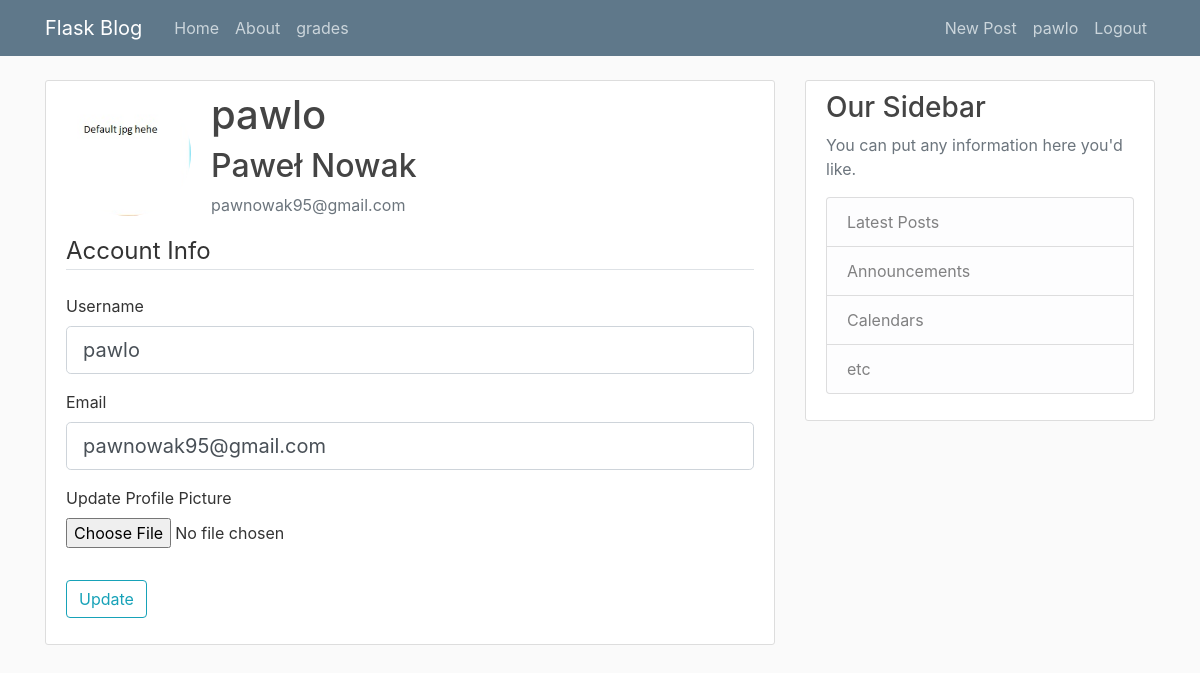
Page /account (signed in) on the committed database.
### flaskblog/models.py (models this page shows, shortened)
class User(db.Model, UserMixin):
    id = db.Column(db.Integer, primary_key=True)
    username = db.Column(db.String(20), unique=True, nullable=False)
    email = db.Column(db.String(120), unique=True, nullable=False)
    image_file = db.Column(db.String(20), nullable=False, default='default.jpg')
    password = db.Column(db.String(60), nullable=False)
    posts = db.relationship('Post', backref='author', lazy=True)
    first_name = db.Column(db.String(50), nullable=False)
    last_name = db.Column(db.String(50), nullable=False)

### flaskblog/routes.py (the view)
@app.route("/account", methods=['GET', 'POST'])
@login_required
def account():
    form = UpdateAccountForm()
    if form.validate_on_submit():
        if form.picture.data:
            picture_file = save_picture(form.picture.data)
            current_user.image_file = picture_file
        current_user.username = form.username.data
        current_user.email = form.email.data
        db.session.commit()
        flash('Your account has been updated!', 'success')
        return redirect(url_for('account'))
    elif request.method == 'GET':
        form.username.data = current_user.username
        form.email.data = current_user.email
    image_file = url_for('static', filename='profile_pics/' + current_user.image_file)
    return render_template('account.html', title='Account',
                           image_file=image_file, form=form)

### flaskblog/forms.py (shortened to what this page needs)
class UpdateAccountForm(FlaskForm):
    username = StringField('Username',
                           validators=[DataRequired(), Length(min=2, max=20)])
    email = StringField('Email',
                        validators=[DataRequired(), Email()])
    picture = FileField('Update Profile Picture', validators=[FileAllowed(['jpg', 'png'])])
    submit = SubmitField('Update')

### flaskblog/models.py (called while the page is built)
@login_manager.user_loader
def load_user(user_id):
    return User.query.get(int(user_id))

### flaskblog/templates/account.html (shortened to what this page needs)
{% extends "layout.html" %}
{% block content %}
    <div class="content-section">
        <div class="media">
          <img class="rounded-circle account-img" src=" {{ image_file }} ">
          <div class="media-body">
            <h1 class="account-heading">{{ current_user.username }}</h1>
            <h2>{{ current_user.first_name + ' ' + current_user.last_name }}</h2>
            <p class="text-secondary">{{ current_user.email }}</p>
          </div>
        </div>
            <form method="POST" action="" enctype="multipart/form-data">
                <fieldset class="form-group">
                  <legend class="border-bottom mb-4">Account Info</legend>
                    <div class="form-group">
                        {{ form.username.label(class="form-control-label") }}
                        {% if form.username.errors %}
                            {{ form.username(class="form-control form-control-lg is-invalid") }}
                            <div class="invalid-feedback">
                                {% for error in form.username.errors %}
                                    <span>{{ error }}</span>
                                {% endfor %}
                            </div>
                        {% else %}
                            {{ form.username(class="form-control form-control-lg") }}
                        {% endif %}
                    </div>
                    <div class="form-group">
                        {{ form.email.label(class="form-control-label") }}
                        {% if form.email.errors %}
                            {{ form.email(class="form-control form-control-lg is-invalid") }}
                            <div class="invalid-feedback">
                                {% for error in form.email.errors %}
                                    <span>{{ error }}</span>
                                {% endfor %}
                            </div>
                        {% else %}
                            {{ form.email(class="form-control form-control-lg") }}
                        {% endif %}
                    </div>
                    <div class="form-group">
                        {{ form.picture.label() }}
                        {{ form.picture(class="form-control-file") }}
                    </div>
                </fieldset>
                <div class="form-group">
                    {{ form.submit(class="btn btn-outline-info") }}
                </div>
            </form>
      </div>
{% endblock content %}

### flaskblog/templates/layout.html (shortened to what this page needs)
<!DOCTYPE html>
<html>
<head>
    <link rel="stylesheet" href="https://maxcdn.bootstrapcdn.com/bootstrap/4.0.0/css/bootstrap.min.css">
    <link rel="stylesheet" type="text/css" href="{{ url_for('static', filename='main.css') }}">
</head>
<body>
    <header class="site-header">
      <nav class="navbar navbar-expand-md navbar-dark bg-steel fixed-top">
        <div class="container">
          <a class="navbar-brand mr-4" href="/">Flask Blog</a>
          <div class="collapse navbar-collapse" id="navbarToggle">
            <div class="navbar-nav mr-auto">
              <a class="nav-item nav-link" href="{{ url_for('home') }}">Home</a>
              <a class="nav-item nav-link" href="{{ url_for('about') }}">About</a>
              <a class="nav-item nav-link" href="{{ url_for('grade') }}">grades</a>
            </div>
            <div class="navbar-nav">
              {% if current_user.is_authenticated %}
                <a class="nav-item nav-link" href="{{ url_for('new_post') }}">New Post</a>
                <a class="nav-item nav-link" href="{{ url_for('account') }}"> {{ current_user.username }} </a>
                <a class="nav-item nav-link" href="{{ url_for('logout') }}">Logout</a>
              {% else %}
                <a class="nav-item nav-link" href="{{ url_for('login') }}">Login</a>
                <a class="nav-item nav-link" href="{{ url_for('register') }}">Register</a>
              {% endif %}
            </div>
          </div>
        </div>
      </nav>
    </header>
    <main role="main" class="container">
      <div class="row">
        <div class="col-md-8">
          {% block content %}{% endblock %}
        </div>
        <div class="col-md-4">
          <div class="content-section">
            <h3>Our Sidebar</h3>
            <p class='text-muted'>You can put any information here you'd like.
              <ul class="list-group">
                <li class="list-group-item list-group-item-light">Latest Posts</li>
                <li class="list-group-item list-group-item-light">Announcements</li>
                <li class="list-group-item list-group-item-light">Calendars</li>
                <li class="list-group-item list-group-item-light">etc</li>
              </ul>
            </p>
          </div>
        </div>
      </div>
    </main>
</body>
</html>

### flaskblog/static/main.css (style rules this page uses)
body { background: #fafafa; color: #333333; margin-top: 5rem; }
h1, h2, h3, h4, h5, h6 { color: #444444; }
.bg-steel { background-color: #5f788a; }
.site-header .navbar-nav .nav-link { color: #cbd5db; }
.content-section { background: #ffffff; padding: 10px 20px; border: 1px solid #dddddd; border-radius: 3px; margin-bottom: 20px; }
.account-img { height: 125px; width: 125px; margin-right: 20px; margin-bottom: 16px; }
.account-heading { font-size: 2.5rem; }

### rows in the picture
User: username "pawlo", first_name+last_name "Paweł Nowak", email "pawnowak95@gmail.com"
